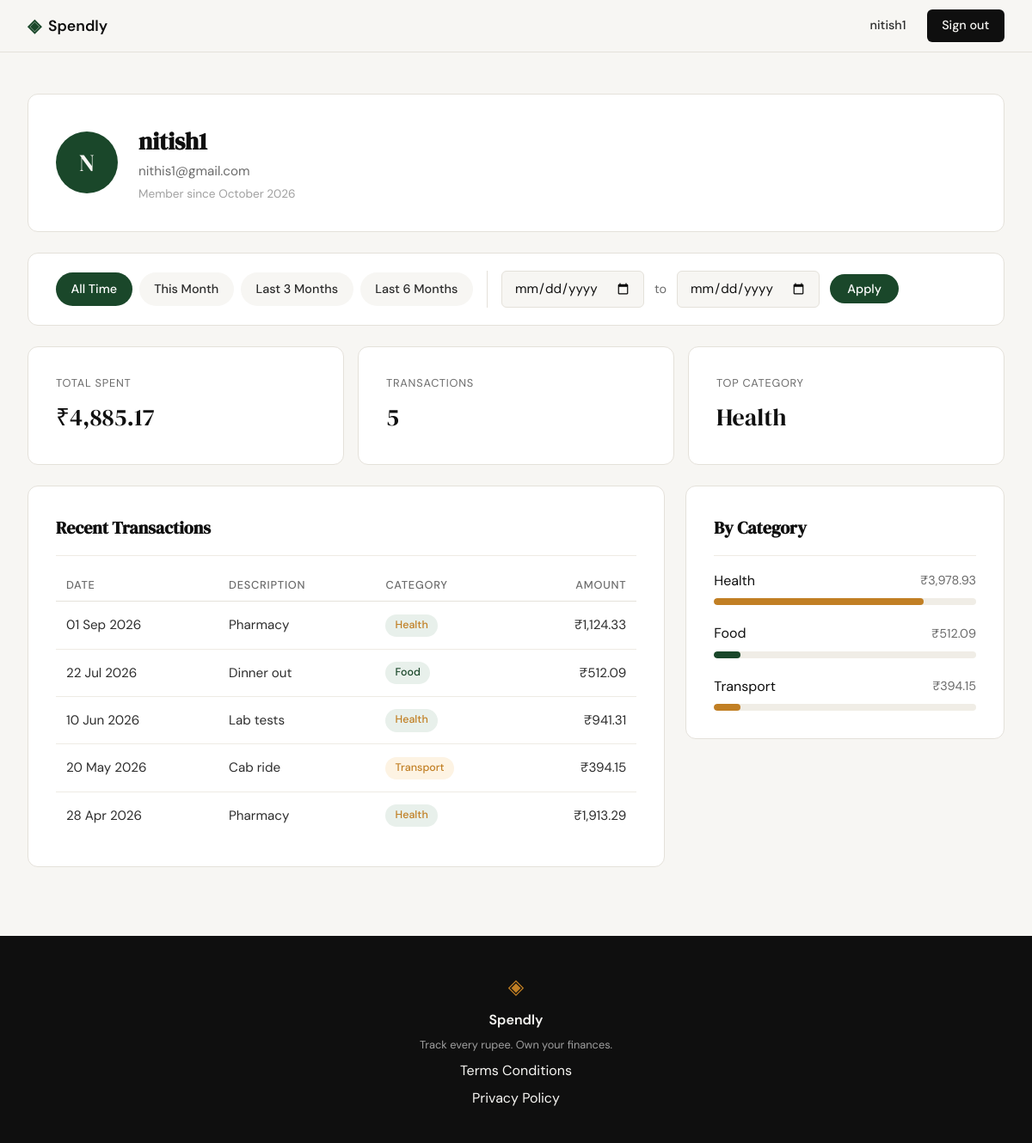
Page /profile (signed in) on the committed database.
### tables this page shows
CREATE TABLE users (
                id            INTEGER PRIMARY KEY AUTOINCREMENT,
                name          TEXT NOT NULL,
                email         TEXT NOT NULL UNIQUE,
                password_hash TEXT NOT NULL,
                created_at    TEXT DEFAULT (datetime('now'))
            );

CREATE TABLE expenses (
                id          INTEGER PRIMARY KEY AUTOINCREMENT,
                user_id     INTEGER NOT NULL REFERENCES users(id),
                amount      REAL NOT NULL,
                category    TEXT NOT NULL,
                date        TEXT NOT NULL,
                description TEXT,
                created_at  TEXT DEFAULT (datetime('now'))
            );

### app.py (the view)
@app.route("/profile")
def profile():
    if not _is_signed_in():
        return redirect(url_for("login"))
    user = get_user_by_id(session["user_id"])
    start_date, end_date, date_error = _parse_date_range(request.args)
    transactions = [
        {
            "date": row["date"],
            "date_label": _format_date(row["date"]),
            "description": row["description"] or "",
            "category": row["category"],
            "amount": row["amount"],
            "badge_class": f"badge-{row['category'].lower()}",
        }
        for row in get_recent_expenses(
            user["id"], start_date=start_date, end_date=end_date
        )
    ]
    category_rows = get_category_totals(user["id"], start_date, end_date)
    grand_total = sum(row["total"] for row in category_rows)
    breakdown = [
        {
            "name": row["category"],
            "amount": row["total"],
            "bar_class": f"bar-w-{round(row['total'] / grand_total * 100 / 5) * 5}",
            "color_class": f"fill-{row['category'].lower()}",
        }
        for row in category_rows
    ] if grand_total else []
    summary = get_expense_summary(user["id"], start_date, end_date)
    stats = {
        "total_spent": summary["total_spent"],
        "count": summary["count"],
        "top_category": breakdown[0]["name"] if breakdown else "—",
    }
    initials = "".join(word[0] for word in user["name"].split()[:2]).upper() or "?"
    return render_template(
        "profile.html",
        initials=initials,
        member_since=_format_member_since(user["created_at"]),
        stats=stats,
        transactions=transactions,
        breakdown=breakdown,
        start_date=start_date,
        end_date=end_date,
        date_error=date_error,
        range_label=_range_label(start_date, end_date),
        presets=_filter_presets(start_date, end_date),
        is_filtered=bool(start_date or end_date),
    )

### app.py (called while the page is built)
@app.context_processor
def inject_current_user():
    user_id = session.get("user_id")
    return {"current_user": get_user_by_id(user_id) if user_id else None}

def _is_signed_in():
    user_id = session.get("user_id")
    return bool(user_id and get_user_by_id(user_id))

def _format_member_since(raw):
    try:
        return datetime.strptime(raw[:10], "%Y-%m-%d").strftime("%B %Y")
    except (TypeError, ValueError):
        return ""

def _format_date(raw):
    try:
        return datetime.strptime(raw[:10], "%Y-%m-%d").strftime("%d %b %Y")
    except (TypeError, ValueError):
        return raw or ""

def _parse_date_bound(raw):
    raw = (raw or "").strip()
    if not raw:
        return None, False
    try:
        return datetime.strptime(raw, "%Y-%m-%d").strftime("%Y-%m-%d"), False
    except ValueError:
        return None, True

def _parse_date_range(args):
    start, start_bad = _parse_date_bound(args.get("start_date"))
    end, end_bad = _parse_date_bound(args.get("end_date"))
    if start_bad or end_bad:
        return start, end, "Please enter dates in YYYY-MM-DD format."
    if start and end and start > end:
        return None, None, "Start date must be on or before the end date."
    return start, end, None

def _months_back_start(today, months):
    index = today.year * 12 + today.month - 1 - months
    return today.replace(year=index // 12, month=index % 12 + 1, day=1)

def _filter_presets(start, end):
    today = date.today()
    end_iso = today.isoformat()
    presets = [
        ("All Time", None, None),
        ("This Month", today.replace(day=1).isoformat(), end_iso),
        ("Last 3 Months", _months_back_start(today, 3).isoformat(), end_iso),
        ("Last 6 Months", _months_back_start(today, 6).isoformat(), end_iso),
    ]
    return [
        {
            "label": label,
            "start": p_start,
            "end": p_end,
            "active": (p_start, p_end) == (start, end),
        }
        for label, p_start, p_end in presets
    ]

def _range_label(start, end):
    if start and end:
        return f"Showing {_format_date(start)} – {_format_date(end)}"
    if start:
        return f"Showing from {_format_date(start)}"
    if end:
        return f"Showing up to {_format_date(end)}"
    return None

### database/db.py (called while the page is built)
def get_db():
    conn = sqlite3.connect(DB_PATH)
    conn.row_factory = sqlite3.Row
    conn.execute("PRAGMA foreign_keys = ON")
    return conn

### templates/profile.html (shortened to what this page needs)
{% extends "base.html" %}
{% block content %}
<section class="profile-page">
    <div class="profile-inner">
        <section class="profile-card">
            <div class="profile-avatar" aria-hidden="true">{{ initials }}</div>
            <div>
                <h1 class="profile-name">{{ current_user["name"] }}</h1>
                <p class="profile-email">{{ current_user["email"] }}</p>
                {% if member_since %}
                <p class="profile-since">Member since {{ member_since }}</p>
                {% endif %}
            </div>
        </section>
        <section class="filter-card" aria-label="Filter by date">
            <div class="filter-bar">
                <nav class="filter-presets" aria-label="Quick ranges">
                    {% for preset in presets %}
                    <a class="filter-pill{% if preset.active %} is-active{% endif %}"
                       href="{% if preset.start %}{{ url_for('profile', start_date=preset.start, end_date=preset.end) }}{% else %}{{ url_for('profile') }}{% endif %}"
                       {% if preset.active %}aria-current="true"{% endif %}>{{ preset.label }}</a>
                    {% endfor %}
                </nav>
                <form method="get" action="{{ url_for('profile') }}" class="filter-form">
                    <input type="date" id="start_date" name="start_date" class="form-input" aria-label="From date" value="{{ start_date or '' }}">
                    <span class="filter-sep">to</span>
                    <input type="date" id="end_date" name="end_date" class="form-input" aria-label="To date" value="{{ end_date or '' }}">
                    <button type="submit" class="filter-apply">Apply</button>
                </form>
            </div>
        </section>
        <section class="profile-stats" aria-label="Summary">
            <div class="stat-card">
                <span class="stat-label">Total spent</span>
                <span class="stat-value">₹{{ "{:,.2f}".format(stats.total_spent) }}</span>
            </div>
            <div class="stat-card">
                <span class="stat-label">Transactions</span>
                <span class="stat-value">{{ stats.count }}</span>
            </div>
            <div class="stat-card">
                <span class="stat-label">Top category</span>
                <span class="stat-value">{{ stats.top_category }}</span>
            </div>
        </section>
        <div class="profile-columns">
        <section class="profile-section">
            <h2 class="profile-section-title">Recent Transactions</h2>
            <div class="tx-table-wrap">
                <table class="tx-table">
                    <thead>
                        <tr>
                            <th scope="col">Date</th>
                            <th scope="col">Description</th>
                            <th scope="col">Category</th>
                            <th scope="col" class="tx-amount">Amount</th>
                        </tr>
                    </thead>
                    <tbody>
                        {% for tx in transactions %}
                        <tr>
                            <td>{{ tx.date_label }}</td>
                            <td>{{ tx.description }}</td>
                            <td><span class="badge {{ tx.badge_class }}">{{ tx.category }}</span></td>
                            <td class="tx-amount">₹{{ "{:,.2f}".format(tx.amount) }}</td>
                        </tr>
                        {% else %}
                        <tr>
                            <td colspan="4">{% if is_filtered %}No transactions in this range.{% else %}No expenses yet.{% endif %}</td>
                        </tr>
                        {% endfor %}
                    </tbody>
                </table>
            </div>
        </section>
        <section class="profile-section">
            <h2 class="profile-section-title">By Category</h2>
            <div class="breakdown">
                {% for item in breakdown %}
                <div class="breakdown-item">
                    <div class="breakdown-meta">
                        <span>{{ item.name }}</span>
                        <span class="breakdown-total">₹{{ "{:,.2f}".format(item.amount) }}</span>
                    </div>
                    <div class="breakdown-track" aria-hidden="true">
                        <div class="breakdown-fill {{ item.bar_class }} {{ item.color_class }}"></div>
                    </div>
                </div>
                {% else %}
                <p>{% if is_filtered %}No expenses in this range.{% else %}No expenses yet.{% endif %}</p>
                {% endfor %}
            </div>
        </section>
        </div>
    </div>
</section>
{% endblock %}

### templates/base.html (shortened to what this page needs)
<!DOCTYPE html>
<html lang="en">
<head>
    <link rel="stylesheet" href="{{ url_for('static', filename='css/style.css') }}">
</head>
<body>
    <nav class="navbar">
        <div class="nav-inner">
            <a href="{{ url_for('landing') }}" class="nav-brand">
                <span class="brand-icon">◈</span>
                <span class="brand-name">Spendly</span>
            </a>
            <div class="nav-links">
                {% if current_user %}
                <a href="{{ url_for('profile') }}" class="nav-user">{{ current_user["name"] }}</a>
                <a href="{{ url_for('logout') }}" class="nav-cta">Sign out</a>
                {% else %}
                <a href="{{ url_for('login') }}">Sign in</a>
                <a href="{{ url_for('register') }}" class="nav-cta">Get started</a>
                {% endif %}
            </div>
        </div>
    </nav>
    <main class="main-content">
        {% block content %}{% endblock %}
    </main>
    <footer class="footer">
        <div class="footer-inner">
            <span class="brand-icon">◈</span>
            <span class="footer-name">Spendly</span>
            <p class="footer-copy">Track every rupee. Own your finances.</p>
            <a href="{{ url_for('terms') }}">Terms Conditions</a>
            <a href="{{ url_for('privacy') }}">Privacy Policy</a>
        </div>
    </footer>
</body>
</html>

### rows in the picture
users: name "nitish1", email "nithis1@gmail.com"
expenses: date_label "01 Sep 2026", description "Pharmacy", category "Health", amount "1,124.33"
expenses: date_label "22 Jul 2026", description "Dinner out", category "Food", amount "512.09", name "Food"
expenses: date_label "10 Jun 2026", description "Lab tests", category "Health", amount "941.31"
expenses: date_label "20 May 2026", description "Cab ride", category "Transport", amount "394.15", name "Transport"
expenses: date_label "28 Apr 2026", description "Pharmacy", category "Health", amount "1,913.29"

### other values in the picture
{{ initials }} "N"
{{ member_since }} "October 2026"
{{ preset.label }} "All Time" "This Month" "Last 3 Months" "Last 6 Months"
{{ "{:,.2f}".format(stats.total_spent) }} "4,885.17"
{{ stats.count }} "5"
{{ stats.top_category }} "Health"
{{ item.name }} "Health"
{{ "{:,.2f}".format(item.amount) }} "3,978.93"
